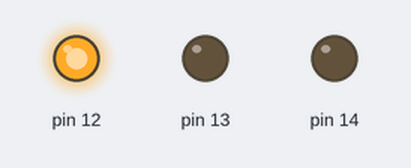
Recording of a program running on a simulated MicroPython board. On the bench: output pins drawn as LEDs (lit = HIGH). At 9.0 s the program stops and its outputs stay as they are.

Above: at 0.1 s.
At 2.1 s:
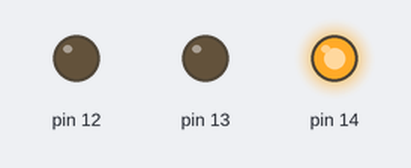
At 3.1 s:
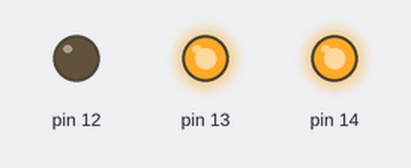
At 4.1 s:
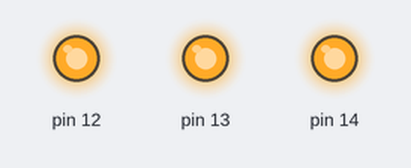
At 6.1 s:
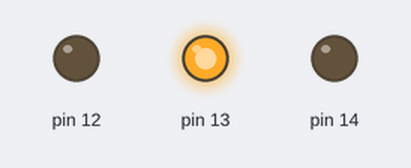
At 9.1 s:
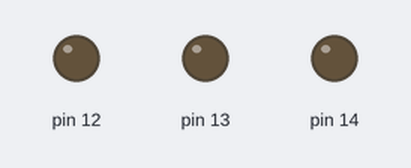
Timing chart, 0 to 10.5 s (numbered marks = the images above):
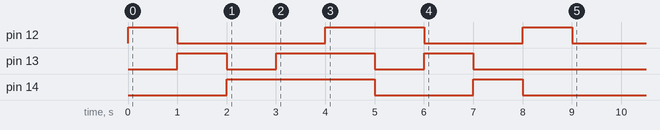

The program:

rgb.py
```python
from machine import Pin
import time


class RGBLed:
    """Control a common-cathode RGB LED using three GPIO pins."""

    def __init__(self, red_pin, green_pin, blue_pin):
        self.red_pin = Pin(red_pin, Pin.OUT)
        self.green_pin = Pin(green_pin, Pin.OUT)
        self.blue_pin = Pin(blue_pin, Pin.OUT)
        self.colors = [self.red_pin, self.green_pin, self.blue_pin]
        self.next_color = 0
        self.off()

    def set_color(self, red, green, blue):
        """Set each color channel to 0 (off) or 1 (on)."""
        self.red_pin.value(red)
        self.green_pin.value(green)
        self.blue_pin.value(blue)

    def off(self):
        """Turn all color channels off."""
        self.set_color(0, 0, 0)

    def red(self):
        """Display red."""
        self.set_color(1, 0, 0)

    def white(self):
        """Turn on all three color channels."""
        self.set_color(1, 1, 1)

    def toggle(self):
        for i, color in enumerate(self.colors):
            if i == self.next_color:
                color.on()
            else:
                color.off()
        if self.next_color < 2:
            self.next_color += 1
        else:
            self.next_color = 0


if __name__ == "__main__":
    rgb = RGBLed(12, 13, 14)

    rgb.red()
    time.sleep(1)

    rgb.set_color(0, 1, 0)
    time.sleep(1)

    rgb.set_color(0, 0, 1)
    time.sleep(1)

    rgb.set_color(0, 1, 1)
    time.sleep(1)

    rgb.white()
    time.sleep(1)

    rgb.toggle()
    time.sleep(1)
    rgb.toggle()
    time.sleep(1)
    rgb.toggle()
    time.sleep(1)
    rgb.toggle()
    time.sleep(1)

    rgb.off()
```

Measured:
- by itself, pin 12: goes HIGH 1.0 s, LOW 3.0 s, HIGH 2.0 s, LOW 2.0 s, HIGH 1.0 s, then LOW
- by itself, pin 13: goes HIGH 1.0 s, LOW 1.0 s, HIGH 2.0 s, LOW 1.0 s, HIGH 1.0 s, then LOW
- by itself, pin 14: LOW → HIGH at 2.0 s, → LOW 3.0 s later, → HIGH 2.0 s later, → LOW 1.0 s later
